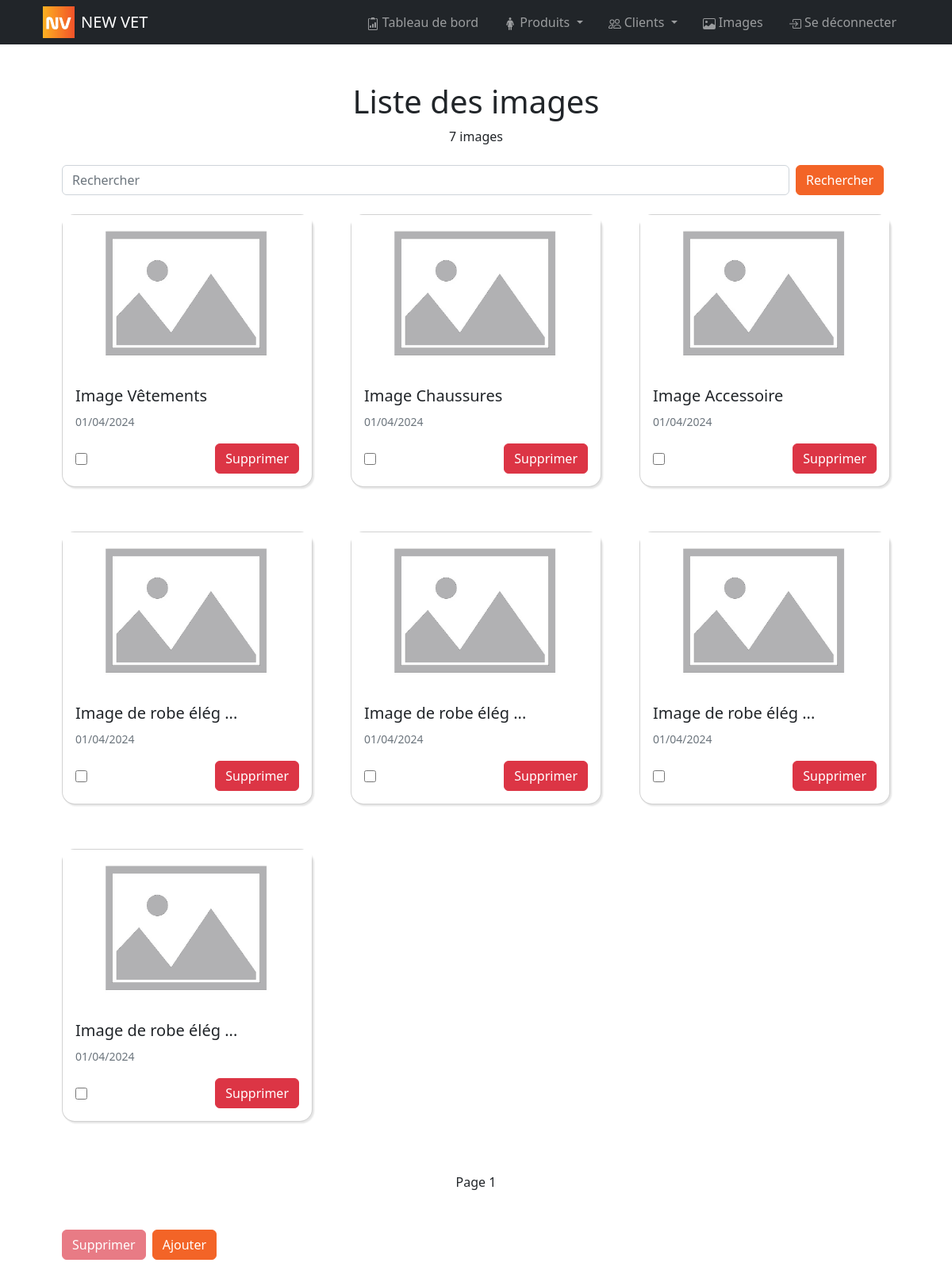
The page /bo/pages/images/index.php (signed in) on the database its author committed.
### tables this page shows
CREATE TABLE image(
        slug VARCHAR (50) NOT NULL UNIQUE,
        name VARCHAR (50),
        alt VARCHAR (250),
        path VARCHAR (250) NOT NULL,
        weight INT,
        extention VARCHAR (5),
        is_deleted BOOLEAN NOT NULL DEFAULT 0,
        created_at DATETIME NOT NULL DEFAULT NOW(),
        CONSTRAINT image_PK PRIMARY KEY (slug)
);

### models/image.php (called while the page is built, shortened)
<?php
function getImages($search = null, $sort = array(array('order' => 'ASC', 'order_by' => 'created_at')), $offset = null, $per_page = 10)
{
    $dbh = db_connect();
    $sql = "SELECT * FROM image";
    $sql .= " WHERE 1 = 1";
    $sql .= " AND is_deleted = 0";
    if ($sort) {
        $sql .= " ORDER BY ";
        foreach ($sort as $key => $value) {
            $sql .= "COALESCE(" . $value['order_by'] . ", 9999999) " . strtoupper($value['order']);
        }
    }
    if ($per_page) $sql .= " LIMIT :per_page";
    try {
        $sth = $dbh->prepare($sql);
        if ($per_page) $sth->bindValue(":per_page", $per_page, PDO::PARAM_INT);
        $sth->execute();
        $images = $sth->fetchAll(PDO::FETCH_ASSOC);
    } catch (PDOException $e) {
        die("Erreur lors de la requête SQL #36: " . $e->getMessage());
    }
    return $images;
}
function getImagesCount($search = null)
{
    $dbh = db_connect();
    $sql = "SELECT COUNT(*) FROM image WHERE 1 = 1 AND is_deleted = 0";
    try {
        $sth = $dbh->prepare($sql);
        $sth->execute();
        $count = $sth->fetchColumn();
    } catch (PDOException $e) {
        die("Erreur lors de la requête SQL #37: " . $e->getMessage());
    }
    return $count;
}

### helpers/image_or_placeholder.php (called while the page is built)
<?php
function image_or_placeholder($img_path, $full_placeholder_path = 'assets/img/default-img.webp')
{
    $full_img_path = UPLOAD_PATH . $img_path;
    $full_img_url = UPLOAD_URL . $img_path;
    if ($img_path && file_exists($full_img_path)) {
        return $full_img_url;
    } else {
        return APP_URL . $full_placeholder_path;
    }
}

### helpers/three_dots_string.php (called while the page is built)
<?php
function three_dots_string(string $txt, int $max = 100)
{
    if (strlen($txt) > $max) return substr($txt, 0, $max) . ' ...';
    return $txt;
}

### helpers/fr_date.php (called while the page is built)
<?php
function fr_date($inputDate) {
    $dateTime = new DateTime($inputDate);
    $formattedDate = $dateTime->format('d/m/Y');
    return $formattedDate;
}

### bo/pages/images/index.php (the view, shortened to what this page needs)
<?php
include_once APP_PATH . "/models/image.php";
include_once APP_PATH . "/helpers/three_dots_string.php";
include_once APP_PATH . "/helpers/fr_date.php";
$search = isset($_GET['search']) ? $_GET['search'] : null;
$order_by = isset($_GET['order_by']) ? $_GET['order_by'] : 'created_at';
$order = isset($_GET['order']) && $_GET['order'] == 'desc' ? 'DESC' : 'ASC';
$page = isset($_GET['page']) ? $_GET['page'] : 1;
$sort = array(array('order' => $order, 'order_by' => $order_by));
$images_count = getImagesCount($search);
$per_page = 10;
$offset = ($page - 1) * $per_page;
$maxPage = ceil($images_count / $per_page);
$images = getImages($search, $sort, $offset, $per_page);
?>
<!DOCTYPE html>
<html lang="fr">
<head>
    <link href="<?= APP_URL ?>bo/style/bootstrap.css" rel="stylesheet">
    <link href="<?= APP_URL ?>bo/style/main.css" rel="stylesheet">
</head>
<body>
    <?php include_once APP_PATH . "/bo/partials/header.php"; ?>
    <div class="container p-4 p-lg-5">
        <h1 class="text-center">Liste des images</h1>
        <p class="text-center"><?= $images_count ?> image<?php if ($images_count > 1) : ?>s<?php endif; ?></p>
        <form class="d-flex justify-content-between my-4" method="GET">
            <input class="form-control mr-sm-2" id="search" type="search" placeholder="Rechercher" aria-label="Search" name="search" value="<?= $search ?>">
            <button class="btn btn-primary mx-2 my-sm-0" type="submit">Rechercher</button>
        </form>
        <div class='row gx-4 gx-lg-5'>
            <?php
            foreach ($images as $image) {
            ?>
                <div class="col-md-4 mb-5">
                    <div class="card mb-2">
                        <img src="<?= image_or_placeholder(isset($image['path']) ? $image['path'] : '') ?>" class="card-img-top object-fit-cover" alt="<?= $image['alt'] ?>" width="100%" height="200px">
                        <div class="card-body">
                            <h5 class="card-title">
                                <?= three_dots_string($image['name'], 20) ?>
                            </h5>
                            <p class="card-text">
                                <?php if ($image['created_at']) : ?>
                                    <small class="text-muted">
                                        <?= fr_date($image['created_at']) ?>
                                    </small>
                                <?php endif; ?>
                            </p>
                            <div class="d-flex justify-content-between align-items-center">
                                <input type="checkbox" name="selected_images[]" value="<?= $image['slug'] ?>" onclick="enableSupprButton()">
                                <a href="<?= APP_URL ?>bo/pages/images/delete_image.php?slug=<?= $image['slug'] ?>" class="btn btn-danger">Supprimer</a>
                            </div>
                        </div>
                    </div>
                </div>
            <?php
            }
            ?>
        </div>
        <div class="d-flex justify-content-between my-2">
            <?php if ($page > 1) : ?>
                <a href="?search=<?= $search ?>&page=<?= $page - 1 ?>&order_by=<?= $order_by ?>&order=<?= $order ?>">Page précédent (<?= $page - 1 ?>)</a>
            <?php else : ?>
                <span>&nbsp;</span>
            <?php endif; ?>
            <span>Page <?= $page ?></span>
            <?php if ($page < $maxPage) : ?>
                <a href="?search=<?= $search ?>&page=<?= $page + 1 ?>&order_by=<?= $order_by ?>&order=<?= $order ?>">Page suivant (<?= $page + 1 ?>)</a>
            <?php else : ?>
                <span>&nbsp;</span>
            <?php endif; ?>
        </div>
        <div class="d-flex justify-content-start gap-2 my-5">
            <button id="delete-images" class="btn btn-danger" disabled onclick="deleteSelectedImages()">Supprimer</button>
            <a href="<?= APP_URL ?>bo/pages/images/create_image.php" class="btn btn-primary">Ajouter</a>
        </div>
    </div>
</body>
</html>

### bo/style/main.css (style rules this page uses)
:root { --primary: #F1452B; --secondary: #FEBD21; }
input[type="checkbox"] { accent-color: var(--primary); width: 15px; height: 15px; }
.object-fit-cover { object-fit: cover; }

### rows shown on the page
image: name "Image Vêtements", created_at "01/04/2024"
image: name "Image Chaussures", created_at "01/04/2024"
image: name "Image Accessoire", created_at "01/04/2024"
image: name "Image de robe élég ...", created_at "01/04/2024"
image: name "Image de robe élég ...", created_at "01/04/2024"
image: name "Image de robe élég ...", created_at "01/04/2024"
image: name "Image de robe élég ...", created_at "01/04/2024"

### other values the page prints
APP_NAME "NEW VET"
$images_count "7"
$page "1"
